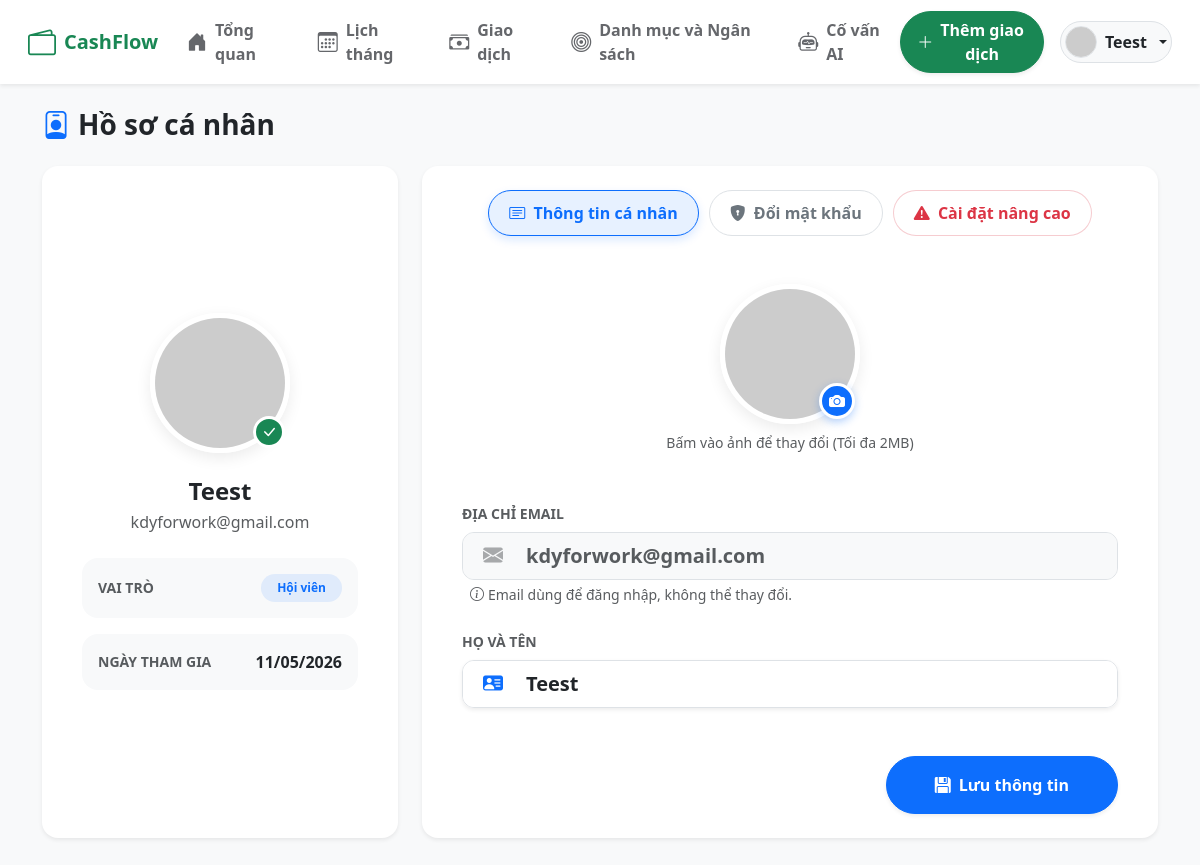
The page /source/GUI/pages/profile/index.php (signed in) on the database its author committed.
### tables this page shows
CREATE TABLE `users` (
  `id` int(11) NOT NULL,
  `full_name` varchar(100) NOT NULL,
  `avatar_url` varchar(255) DEFAULT NULL,
  `email` varchar(150) NOT NULL,
  `password_hash` varchar(255) NOT NULL,
  `is_first_login` tinyint(1) DEFAULT 1,
  `login_token` varchar(64) DEFAULT NULL,
  `created_at` datetime DEFAULT current_timestamp(),
  `updated_at` datetime DEFAULT current_timestamp() ON UPDATE current_timestamp(),
  `last_ai_consult_at` datetime DEFAULT NULL
);

### source/config/database.php (called while the page is built, shortened)
<?php
require_once __DIR__ . '/../vendor/autoload.php';
$dotenv = Dotenv\Dotenv::createImmutable(__DIR__ . '/../');
class Database {
    private static $instance = null;
    private $charset = 'utf8mb4';
    private function __construct() {
        $this->host = $_ENV['DB_HOST'];
        $this->db   = $_ENV['DB_NAME'];
        $this->user = $_ENV['DB_USER'];
        $this->pass = $_ENV['DB_PASS'];
        $dsn = "mysql:host=$this->host;dbname=$this->db;charset=$this->charset";
        $options = [
            PDO::ATTR_ERRMODE            => PDO::ERRMODE_EXCEPTION,
            PDO::ATTR_DEFAULT_FETCH_MODE => PDO::FETCH_ASSOC,
            PDO::ATTR_EMULATE_PREPARES   => false,
        ];
        try {
            $this->conn = new PDO($dsn, $this->user, $this->pass, $options);
        } catch (\PDOException $e) {
            throw new \PDOException($e->getMessage(), (int)$e->getCode());
        }
    }
    public static function getInstance() {
        if (self::$instance == null) {
            self::$instance = new Database();
        }
        return self::$instance->conn;
    }
}
?>

### source/BUS/UserBUS.php (called while the page is built, shortened)
<?php
class UserBUS {
    private $userDAL;
    public function __construct() {
        $this->userDAL = new UserDAL();
    }
    public function getUserById($id) {
        return $this->userDAL->getUserById($id);
    }
}
?>

### source/DAL/UserDAL.php (called while the page is built, shortened)
<?php
class UserDAL {
    private $db;
    public function __construct() {
        $this->db = Database::getInstance();
    }
    public function getUserById($id) {
        $sql = "SELECT * FROM users WHERE id = :id LIMIT 1";
        $stmt = $this->db->prepare($sql);
        $stmt->bindParam(':id', $id, PDO::PARAM_INT);
        $stmt->execute();
        return $stmt->fetch();
    }
}
?>

### source/autoload.php (called while the page is built, shortened)
<?php
spl_autoload_register(function ($class_name) {
    $directories = [
        'config/',
        'DTO/',
        'DAL/',
        'BUS/',
        'GUI/controllers/',
        'helpers/',
        'middleware/'
    ];
    foreach ($directories as $directory) {
        $file = __DIR__ . '/' . $directory . $class_name . '.php';
        if (file_exists($file)) {
            return;
        }
    }
});
?>

### source/GUI/pages/profile/index.php (the view, shortened to what this page needs)
<?php
require_once __DIR__ . '/../../../autoload.php';
$userId = $_SESSION['user_id'];
$userBUS = new UserBUS();
$currentUser = $userBUS->getUserById($userId);
$avatarUrl = !empty($currentUser['avatar_url'])
    ? '../../assets/images/avatars/' . ltrim($currentUser['avatar_url'], '/')
    : 'https://ui-avatars.com/api/?name=' . urlencode($currentUser['full_name']) . '&background=0d6efd&color=fff&size=256';
?>
<!DOCTYPE html>
<html lang="vi">
<head>
    <link href="https://cdn.jsdelivr.net/npm/bootstrap@5.3.0/dist/css/bootstrap.min.css" rel="stylesheet">
    <link rel="stylesheet" href="https://cdn.jsdelivr.net/npm/bootstrap-icons@1.11.1/font/bootstrap-icons.css">
    <link rel="stylesheet" href="../../assets/css/style.css">
</head>
<body class="bg-light">
    <?php require_once __DIR__ . '/../../components/header.php'; ?>
    <main class="container py-4 mb-5">
        <div class="d-flex flex-wrap justify-content-between align-items-center mb-4 gap-3">
            <h3 class="fw-bold text-dark mb-0"><i class="bi bi-person-badge me-2 text-primary"></i>Hồ sơ cá nhân</h3>
        </div>
        <div class="row g-4">
            <div class="col-12 col-lg-4">
                <div class="card shadow-sm border-0 rounded-4 bg-white text-center py-5 h-100">
                    <div class="card-body d-flex flex-column justify-content-center align-items-center">
                        <div class="position-relative mb-4">
                            <img src="<?= htmlspecialchars($avatarUrl) ?>" alt="Avatar" class="profile-avatar" id="avatarDisplayLeft" style="cursor: default;">
                            <div class="position-absolute" style="bottom: 5px; right: 5px; background: #198754; color: white; width: 32px; height: 32px; border-radius: 50%; display: flex; align-items: center; justify-content: center; border: 3px solid #fff;" title="Đã xác thực">
                                <i class="bi bi-check-lg"></i>
                            </div>
                        </div>
                        <h4 class="fw-bold text-dark mb-1" id="displayFullNameLeft"><?= htmlspecialchars($currentUser['full_name']) ?></h4>
                        <p class="text-muted mb-4"><?= htmlspecialchars($currentUser['email']) ?></p>
                        <div class="w-100 px-4">
                            <div class="d-flex justify-content-between align-items-center mb-3 bg-light p-3 rounded-4">
                                <span class="text-muted small fw-bold">VAI TRÒ</span>
                                <span class="badge bg-primary bg-opacity-10 text-primary rounded-pill px-3 py-2">Hội viên</span>
                            </div>
                            <div class="d-flex justify-content-between align-items-center bg-light p-3 rounded-4">
                                <span class="text-muted small fw-bold">NGÀY THAM GIA</span>
                                <span class="text-dark fw-bold"><?= date('d/m/Y', strtotime($currentUser['created_at'] ?? 'now')) ?></span>
                            </div>
                        </div>
                    </div>
                </div>
            </div>
            <div class="col-12 col-lg-8">
                <div class="card shadow-sm border-0 rounded-4 bg-white h-100 p-2 p-md-4">
                    <ul class="nav nav-pills nav-pills-custom justify-content-center mb-5" id="profileTabs" role="tablist">
                        <li class="nav-item" role="presentation">
                            <button class="nav-link active" id="info-tab" data-bs-toggle="tab" data-bs-target="#info-pane" type="button" role="tab">
                                <i class="bi bi-card-text me-1"></i> Thông tin cá nhân
                            </button>
                        </li>
                        <li class="nav-item" role="presentation">
                            <button class="nav-link" id="security-tab" data-bs-toggle="tab" data-bs-target="#security-pane" type="button" role="tab">
                                <i class="bi bi-shield-lock-fill me-1"></i> Đổi mật khẩu
                            </button>
                        </li>
                        <li class="nav-item" role="presentation">
                            <button class="nav-link text-danger border-danger border-opacity-25 bg-opacity-10" id="advanced-tab" data-bs-toggle="tab" data-bs-target="#advanced-pane" type="button" role="tab">
                                <i class="bi bi-exclamation-triangle-fill me-1"></i> Cài đặt nâng cao
                            </button>
                        </li>
                    </ul>
                    <div class="tab-content" id="profileTabsContent">
                        <div class="tab-pane fade show active px-md-3" id="info-pane" role="tabpanel">
                            <form id="updateProfileForm">
                                <div class="mb-5 text-center">
                                    <label class="profile-avatar-container" for="avatarInput">
                                        <img src="<?= htmlspecialchars($avatarUrl) ?>" alt="Avatar" class="profile-avatar" id="avatarDisplayForm">
                                        <div class="avatar-edit-overlay" title="Tải ảnh mới lên"><i class="bi bi-camera-fill"></i></div>
                                    </label>
                                    <div class="small text-muted mt-2">Bấm vào ảnh để thay đổi (Tối đa 2MB)</div>
                                </div>
                                <div class="mb-4">
                                    <label class="form-label fw-bold text-muted small">ĐỊA CHỈ EMAIL</label>
                                    <div class="input-group input-group-lg input-group-custom disabled-group">
                                        <span class="input-group-text"><i class="bi bi-envelope-fill text-muted opacity-50"></i></span>
                                        <input type="email" class="form-control fw-semibold text-muted" value="<?= htmlspecialchars($currentUser['email']) ?>" readonly disabled>
                                    </div>
                                    <div class="form-text mt-1 ms-2"><i class="bi bi-info-circle me-1"></i>Email dùng để đăng nhập, không thể thay đổi.</div>
                                </div>
                                <div class="mb-5">
                                    <label class="form-label fw-bold text-muted small">HỌ VÀ TÊN</label>
                                    <div class="input-group input-group-lg input-group-custom shadow-sm">
                                        <span class="input-group-text"><i class="bi bi-person-vcard-fill text-primary"></i></span>
                                        <input type="text" name="full_name" class="form-control fw-bold text-dark" value="<?= htmlspecialchars($currentUser['full_name']) ?>" placeholder="Nhập họ và tên..." required>
                                    </div>
                                </div>
                                <div class="text-end">
                                    <button type="submit" class="btn btn-primary rounded-pill fw-bold shadow-sm px-5 py-3">
                                        <i class="bi bi-floppy-fill me-2"></i>Lưu thông tin
                                    </button>
                                </div>
                            </form>
                        </div>
                    </div>
                </div>
            </div>
        </div>
    </main>
</body>
</html>

### source/GUI/components/header.php (shortened to what this page needs)
<?php
$menuItems = [
    ['url' => '../analytics/dashboard.php', 'icon' => 'bi-house-door-fill', 'title' => 'Tổng quan', 'keyword' => 'dashboard'],
        ['url' => '../calendar/index.php', 'icon' => 'bi-calendar3', 'title' => 'Lịch tháng', 'keyword' => 'calendar'],
    ['url' => '../transactions/index.php', 'icon' => 'bi-cash-stack', 'title' => 'Giao dịch', 'keyword' => 'transactions'],
    ['url' => '../budgets/index.php', 'icon' => 'bi-bullseye', 'title' => 'Danh mục và Ngân sách', 'keyword' => 'budgets'],
    ['url' => '../ai/advisor.php', 'icon' => 'bi-robot', 'title' => 'Cố vấn AI', 'keyword' => 'ai'],
];
$currentUri = $_SERVER['REQUEST_URI'];
$headerUserId = $_SESSION['user_id'] ?? null;
$headerUserName = $_SESSION['user_name'] ?? 'Khách';
$headerAvatar = 'https://ui-avatars.com/api/?name=' . urlencode($headerUserName) . '&background=198754&color=fff';
if ($headerUserId) {
    $headerUserBUS = new UserBUS();
    $headerUser = $headerUserBUS->getUserById($headerUserId);
    if ($headerUser) {
        $headerUserName = $headerUser['full_name'];
    }
}
?>
<nav class="navbar navbar-expand-md sticky-top py-2 px-3 bg-white shadow-sm">
    <div class="container-fluid align-items-center">
        <a class="navbar-brand text-success fw-bold d-flex align-items-center gap-2" href="../analytics/dashboard.php">
            <i class="bi bi-wallet2 fs-3"></i><span>CashFlow</span>
        </a>
        <ul class="navbar-nav mx-auto desktop-nav d-none d-md-flex flex-row gap-2">
            <?php foreach ($menuItems as $item): ?>
                <li class="nav-item">
                    <a class="nav-link <?= strpos($currentUri, $item['keyword']) !== false ? 'active' : '' ?>" href="<?= $item['url'] ?>" title="<?= $item['title'] ?>">
                        <i class="bi <?= $item['icon'] ?> fs-5"></i> <span class="d-none d-lg-inline"><?= $item['title'] ?></span>
                    </a>
                </li>
            <?php endforeach; ?>
        </ul>
        <div class="d-flex align-items-center gap-3">
            <a href="javascript:void(0)" onclick="openGlobalAddModal()" class="btn btn-success rounded-pill px-3 shadow-sm d-none d-md-flex align-items-center fw-bold">
                <i class="bi bi-plus-lg"></i> <span class="d-none d-lg-inline ms-1">Thêm giao dịch</span>
            </a>
            <div class="dropdown">
                <a href="#" class="d-flex align-items-center text-dark text-decoration-none dropdown-toggle p-1 rounded-pill border" id="dropdownUser" data-bs-toggle="dropdown" aria-expanded="false" style="background-color: #f8f9fa;">
                    <img src="<?= htmlspecialchars($headerAvatar) ?>" alt="Avatar" class="header-avatar me-2">
                    <span class="fw-semibold me-2 d-none d-sm-inline"><?= htmlspecialchars($headerUserName) ?></span>
                </a>
            </div>
        </div>
    </div>
</nav>

### source/GUI/assets/css/style.css (style rules this page uses)
body { font-family: 'Segoe UI', Tahoma, Geneva, Verdana, sans-serif; background-color: #f0f2f5; padding-bottom: 70px; }
.navbar { background-color: #ffffff; box-shadow: 0 1px 4px rgba(0, 0, 0, 0.1); }
.desktop-nav .nav-link { color: #65676b; font-weight: 600; padding: 10px 15px; margin: 0 5px; border-radius: 8px; transition: background-color 0.2s ease; display: flex; align-items: center; gap: 8px; }
@media (min-width: 769px) { body { padding-bottom: 0; } }

### source/GUI/pages/profile/index.php (style rules this page uses)
.nav-pills-custom .nav-link { border-radius: 25px; color: #6c757d; font-weight: 600; background: #fff; border: 1px solid #dee2e6; margin: 0 5px; padding: 10px 20px; transition: all 0.2s; }
.nav-pills-custom .nav-link.active { background-color: #e7f1ff; color: #0d6efd; border-color: #0d6efd; box-shadow: 0 4px 10px rgba(13, 110, 253, 0.15); }
.profile-avatar-container { position: relative; display: inline-block; cursor: pointer; }
.profile-avatar { width: 140px; height: 140px; border-radius: 50%; object-fit: cover; border: 5px solid #fff; box-shadow: 0 5px 15px rgba(0,0,0,0.08); transition: 0.3s; }
.avatar-edit-overlay { position: absolute; bottom: 5px; right: 5px; background: #0d6efd; color: white; width: 36px; height: 36px; border-radius: 50%; display: flex; align-items: center; justify-content: center; border: 3px solid #fff; transition: 0.2s; box-shadow: 0 3px 8px rgba(13,110,253,0.3); }
.input-group-custom { border: 1px solid #dee2e6; border-radius: 12px; overflow: hidden; transition: 0.2s; }
.input-group-custom .input-group-text { background-color: #fff; border: none; padding-left: 1.25rem; }
.input-group-custom .form-control { border: none; box-shadow: none; padding-left: 0.5rem; background-color: #fff; }
.input-group-custom.disabled-group { background-color: #f8f9fa; }
.input-group-custom.disabled-group .input-group-text, .input-group-custom.disabled-group .form-control { background-color: #f8f9fa; }

### source/GUI/components/header.php (style rules this page uses)
.header-avatar { width: 32px; height: 32px; border-radius: 50%; object-fit: cover; border: 1px solid #dee2e6; background-color: #fff; }

### rows shown on the page
users: full_name "Teest", email "kdyforwork@gmail.com", created_at "11/05/2026"

### other values the page prints
$item['title'] "Tổng quan"
$item['title'] "Lịch tháng"
$item['title'] "Giao dịch"
$item['title'] "Danh mục và Ngân sách"
$item['title'] "Cố vấn AI"
